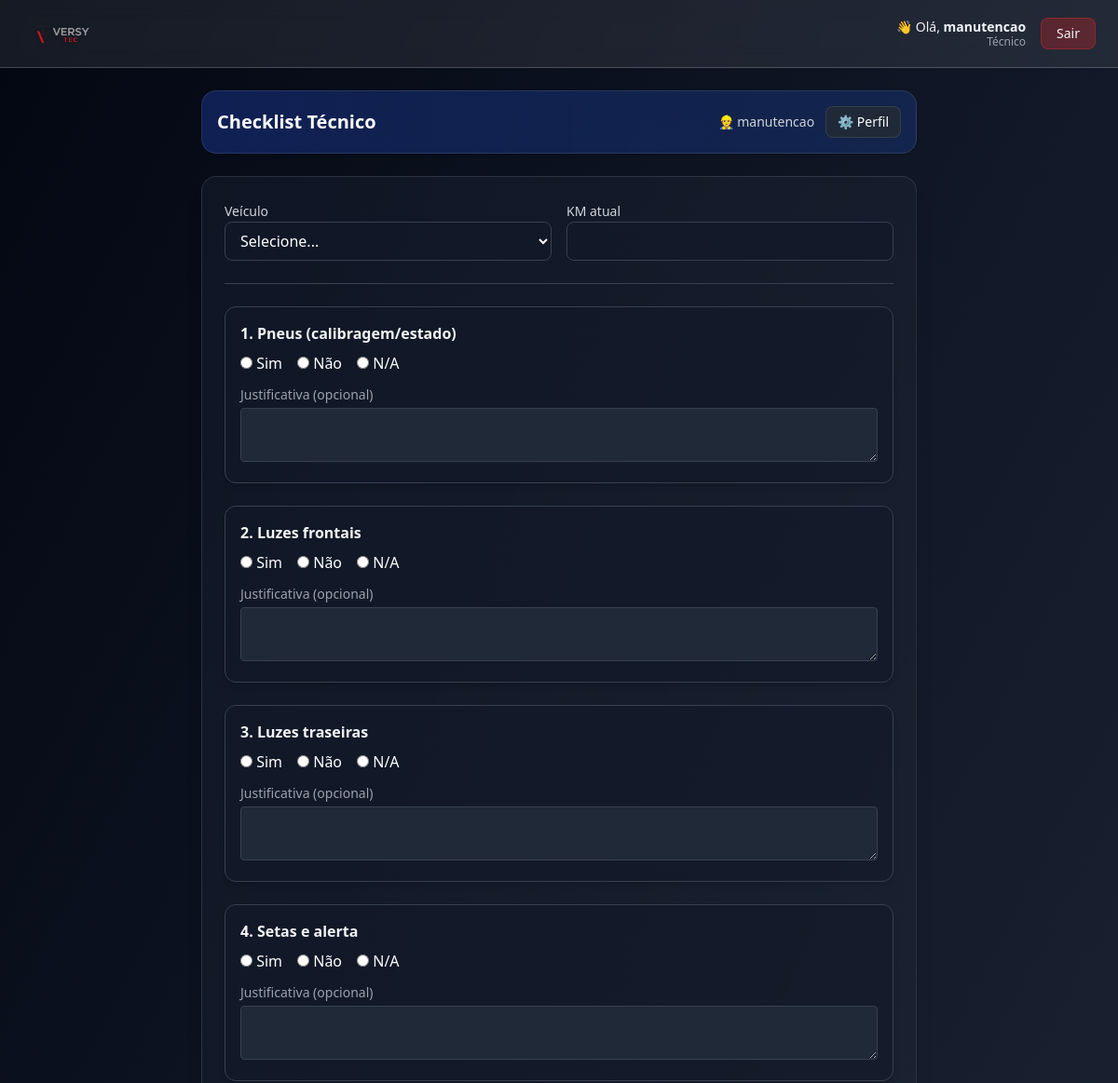
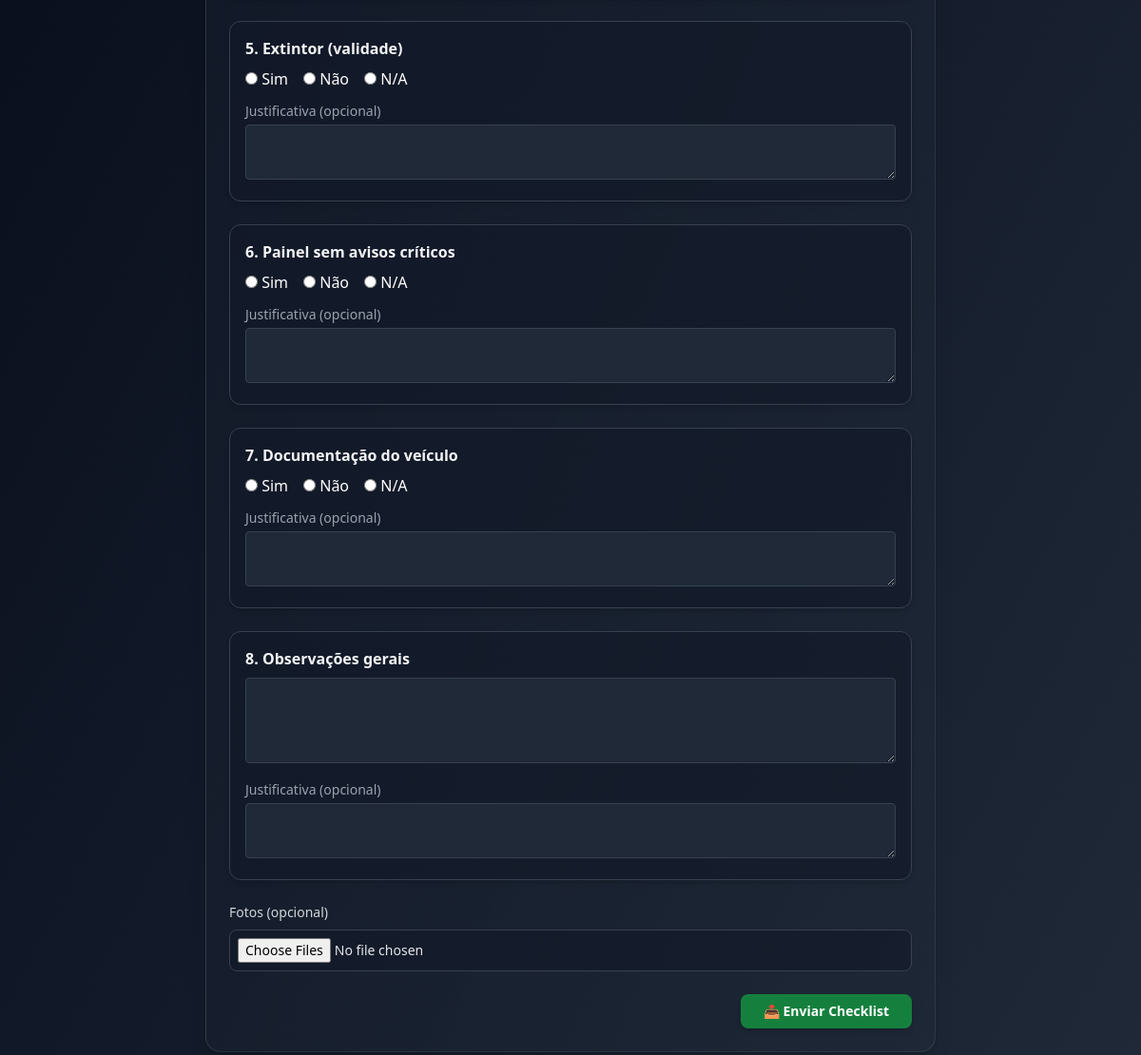
/checklist (signed in), run on the app's committed database (2 pictures, top to bottom).
### app.py (models this page shows, shortened)
class User(UserMixin, db.Model):
    __tablename__ = "user"
    id = db.Column(db.Integer, primary_key=True)
    username = db.Column(db.String(80), unique=True, nullable=False)
    password_hash = db.Column(db.String(255), nullable=False)
    is_admin_legacy = db.Column("is_admin", db.Boolean, default=False)
    role = db.Column(db.String(20), default=None)
    @property
    def is_admin(self):
        if self.role is None:
            return bool(self.is_admin_legacy)
        return self.role == "admin"
    @property
    def is_supervisor(self):
        return self.role == "supervisor"
    @property
    def is_tech(self):
        if self.role is None and not self.is_admin_legacy:
            return True
        return self.role == "tech"
    @property
    def is_manutencao(self):
        return self.role == "manutencao"

class ChecklistItem(db.Model):
    __tablename__ = "checklist_item"
    id = db.Column(db.Integer, primary_key=True)
    order = db.Column(db.Integer, default=0)
    text = db.Column(db.String(255), nullable=False)
    required = db.Column(db.Boolean, default=True)
    require_justif_no = db.Column(db.Boolean, default=False)
    type = db.Column(db.String(50), default="texto_curto")
    options = db.Column(db.Text)

### app.py (the view, shortened to what this page needs)
@app.route("/checklist", methods=["GET", "POST"])
@login_required
def checklist_mobile():
    vehicles = Vehicle.query.order_by(Vehicle.plate.asc()).all()
    items_qs = ChecklistItem.query.order_by(ChecklistItem.order.asc()).all()
    success = False
    config = SystemConfig.query.first()
    mode = config.mode if config else "start_only"
    return render_template("checklist_mobile.html", vehicles=vehicles, items=items_qs, success=success)

### app.py (called while the page is built)
@login_manager.user_loader
def load_user(uid):
    return User.query.get(int(uid))

@app.context_processor
def inject_role_flags():
    return dict(
        ROLE_ADMIN=(current_user.is_authenticated and current_user.is_admin),
        ROLE_SUPERVISOR=(current_user.is_authenticated and current_user.is_supervisor),
        ROLE_TECH=(current_user.is_authenticated and current_user.is_tech),
        ROLE_MANUTENCAO=(current_user.is_authenticated and current_user.is_manutencao),
    )

### templates/checklist_mobile.html (shortened to what this page needs)
{% extends 'layout.html' %}
{% set page_title = "Checklist Técnico" %}
{% block content %}
<div class="max-w-3xl mx-auto space-y-6">
  <div class="flex items-center justify-between bg-gradient-to-r from-blue-800/40 to-blue-600/20 p-4 rounded-2xl border border-white/10 shadow">
    <h2 class="text-xl font-semibold text-white flex items-center gap-2">
      Checklist Técnico
    </h2>
    <div class="flex items-center gap-3">
      <span class="text-gray-300 text-sm">👷 {{ current_user.username }}</span>
      <a href="{{ url_for('perfil') }}"
         class="bg-gray-800 hover:bg-gray-700 text-white text-sm px-3 py-1.5 rounded-lg border border-white/10 transition">
        ⚙️ Perfil
      </a>
    </div>
  </div>
  <div class="bg-gradient-to-br from-gray-900/80 to-gray-800/70 border border-white/10 rounded-2xl shadow-xl p-6">
    {% if disabled %}
      <div class="text-center text-gray-400 py-10">
        🚫 O checklist está indisponível no momento.
      </div>
    {% else %}
    <form method="post" enctype="multipart/form-data" class="space-y-6">
      <div class="grid md:grid-cols-2 gap-4">
        <div>
          <label class="text-sm text-gray-300">Veículo</label>
          <select name="vehicle_id" required
            class="w-full bg-gray-900/60 border border-gray-700 text-white rounded-lg px-3 py-2">
            <option value="">Selecione...</option>
          </select>
        </div>
        <div>
          <label class="text-sm text-gray-300">KM atual</label>
          <input type="number" name="km" min="0" required
            class="w-full bg-gray-900/60 border border-gray-700 text-white rounded-lg px-3 py-2">
        </div>
      </div>
      <hr class="border-gray-700 my-4">
      {% for q in items %}
      {% set q_index = loop.index %}
      <div class="bg-gray-900/60 border border-gray-700 rounded-xl p-4 shadow-md">
        <label class="block text-gray-100 font-semibold mb-2">{{ q_index }}. {{ q.text }}</label>
        {% if q.type == 'texto_curto' %}
          <input type="text" name="item{{ q_index }}"
            class="w-full bg-gray-800 border border-gray-700 text-white rounded px-3 py-2">
        {% elif q.type == 'paragrafo' %}
          <textarea name="item{{ q_index }}" rows="3"
            class="w-full bg-gray-800 border border-gray-700 text-white rounded px-3 py-2"></textarea>
        {% elif q.type == 'numero' %}
          <input type="number" name="item{{ q_index }}"
            class="w-full bg-gray-800 border border-gray-700 text-white rounded px-3 py-2">
        {% elif q.type == 'data' %}
          <input type="date" name="item{{ q_index }}"
            class="w-full bg-gray-800 border border-gray-700 text-white rounded px-3 py-2">
        {% elif q.type == 'sim_nao_na' %}
          <div class="flex gap-4 text-white">
            <label><input type="radio" name="item{{ q_index }}" value="Sim"> Sim</label>
            <label><input type="radio" name="item{{ q_index }}" value="Não"> Não</label>
            <label><input type="radio" name="item{{ q_index }}" value="N/A"> N/A</label>
          </div>
        {% endif %}
        {% if q.type != 'data' %}
        <div class="mt-3">
          <label class="block text-gray-400 text-sm mb-1">Justificativa (opcional)</label>
          <textarea name="item{{ q_index }}_just"
            class="w-full bg-gray-800 border border-gray-700 text-gray-200 rounded px-3 py-2 text-sm"
            rows="2"></textarea>
        </div>
        {% endif %}
      </div>
      {% endfor %}
      <div>
        <label class="text-gray-300 text-sm mb-2 block">Fotos (opcional)</label>
        <input type="file" name="fotos" multiple accept="image/*"
          class="block w-full text-gray-200 text-sm bg-gray-900/60 border border-gray-700 rounded-lg p-2">
      </div>
      <div class="mt-8 text-right">
        <button class="bg-green-700 hover:bg-green-600 text-white rounded-lg px-6 py-2 text-sm font-semibold shadow-md hover:shadow-green-700/40 transition">
          📤 Enviar Checklist
        </button>
      </div>
    </form>
    {% endif %}
  </div>
</div>
{% endblock %}

### templates/layout.html (shortened to what this page needs)
<!doctype html>
<html lang="pt-BR" class="h-full">
  <head>
    <script src="https://cdn.tailwindcss.com"></script>
  </head>
  <body class="min-h-screen bg-gradient-to-br from-gray-950 via-gray-900 to-gray-800 text-gray-100">
    <header class="glass border-b border-white/20 sticky top-0 z-50">
      <div class="max-w-7xl mx-auto px-6 py-2 flex items-center justify-between">
        <div class="flex items-center gap-3">
          <img src="{{ url_for('static', filename='logo.png') }}"
               class="h-14 w-auto object-contain drop-shadow"
               alt="Logo">
        </div>
        <div class="flex items-center gap-4">
          {% if current_user.is_authenticated %}
            <div class="text-right leading-tight">
              <p class="text-sm text-gray-100">
                👋 Olá, <span class="font-semibold">{{ current_user.username }}</span>
              </p>
              <p class="text-xs text-gray-400 -mt-0.5">
                {% if ROLE_ADMIN %}Administrador{% elif ROLE_SUPERVISOR %}Supervisor{% else %}Técnico{% endif %}
              </p>
            </div>
            <a href="{{ url_for('logout') }}"
               class="px-4 py-1.5 rounded-lg text-sm bg-red-600/30 border border-red-600/40
                      hover:bg-red-600/40 hover:text-red-100">
              Sair
            </a>
          {% else %}
            <a href="{{ url_for('login') }}" class="text-sm hover:text-blue-400">
              Login
            </a>
          {% endif %}
        </div>
      </div>
    </header>
    <main class="max-w-7xl mx-auto px-6 py-6">
      {% block content %}{% endblock %}
    </main>
  </body>
</html>

### templates/layout.html (style rules this page uses)
* { transition: 0.15s ease-in-out; }
.glass { background: rgba(255, 255, 255, 0.08); backdrop-filter: blur(12px); }

### data on the page
User: username "manutencao"
ChecklistItem: q_index "1", text "Pneus (calibragem/estado)"
ChecklistItem: q_index "2", text "Luzes frontais"
ChecklistItem: q_index "3", text "Luzes traseiras"
ChecklistItem: q_index "4", text "Setas e alerta"
ChecklistItem: q_index "5", text "Extintor (validade)"
ChecklistItem: q_index "6", text "Painel sem avisos críticos"
ChecklistItem: q_index "7", text "Documentação do veículo"
ChecklistItem: q_index "8", text "Observações gerais"
